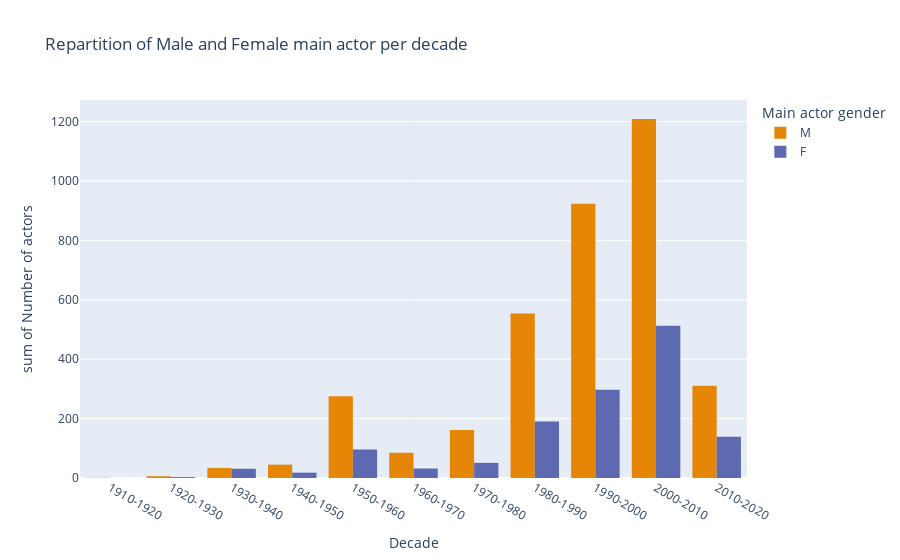

The notebook cell this image was saved under:
### Code cell
fig = px.histogram(x = df_main_actor.DecadeText, y = df_main_actor['count'], color = df_main_actor.Actor_gender, barmode='group', title = 'Repartition of Male and Female main actor per decade', labels={'x':'Decade', 'y':'Number of actors', 'color':'Main actor gender'},color_discrete_sequence=px.colors.qualitative.Vivid)
fig.update_xaxes(categoryorder='array', categoryarray= decades)

### Figure 1 — Plotly figure (JSON) as saved in the notebook; plotly's stock layout.template omitted (floating-point values rounded to 4 significant figures; data arrays with more than 128 entries replaced by an {"elided": "..."} marker saying what was removed)
{"data": [{"alignmentgroup": "True", "bingroup": "x", "histfunc": "sum", "hovertemplate": "Main actor gender=M<br>Decade=%{x}<br>sum of Number of actors=%{y}<extra></extra>", "legendgroup": "M", "marker": {"color": "rgb(229, 134, 6)", "pattern": {"shape": ""}}, "name": "M", "offsetgroup": "M", "orientation": "v", "showlegend": true, "type": "histogram", "x": {"elided": "3605 str values"}, "xaxis": "x", "y": {"elided": "3605 int values"}, "yaxis": "y"}, {"alignmentgroup": "True", "bingroup": "x", "histfunc": "sum", "hovertemplate": "Main actor gender=F<br>Decade=%{x}<br>sum of Number of actors=%{y}<extra></extra>", "legendgroup": "F", "marker": {"color": "rgb(93, 105, 177)", "pattern": {"shape": ""}}, "name": "F", "offsetgroup": "F", "orientation": "v", "showlegend": true, "type": "histogram", "x": {"elided": "1370 str values"}, "xaxis": "x", "y": {"elided": "1370 int values"}, "yaxis": "y"}], "layout": {"barmode": "group", "legend": {"title": {"text": "Main actor gender"}, "tracegroupgap": 0}, "title": {"text": "Repartition of Male and Female main actor per decade"}, "xaxis": {"anchor": "y", "categoryarray": ["1900-1910", "1910-1920", "1920-1930", "1930-1940", "1940-1950", "1950-1960", "1960-1970", "1970-1980", "1980-1990", "1990-2000", "2000-2010", "2010-2020"], "categoryorder": "array", "domain": [0, 1], "title": {"text": "Decade"}}, "yaxis": {"anchor": "x", "domain": [0, 1], "title": {"text": "sum of Number of actors"}}}}
